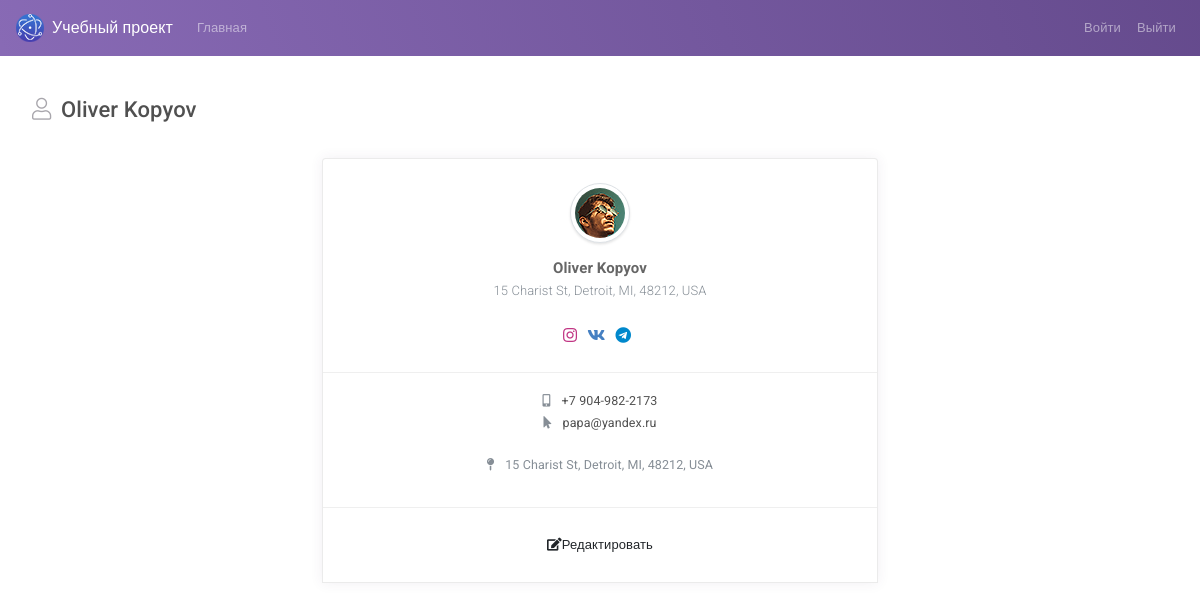
Before: /page_profile.php?user_id=2 (signed in) with the older database file.
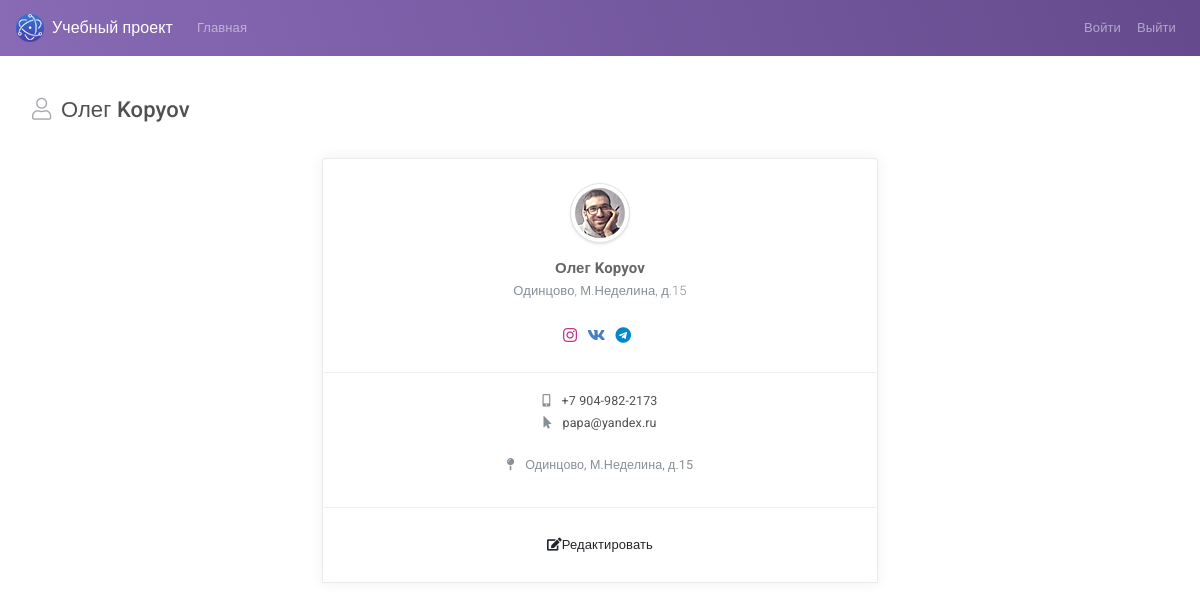
After: the same page with the newer database file.
### tables this page shows
CREATE TABLE `user_info` (
  `id` int(11) NOT NULL,
  `user_id` int(10) UNSIGNED NOT NULL,
  `name` varchar(150) DEFAULT NULL,
  `lastname` varchar(150) DEFAULT NULL,
  `edu` varchar(150) DEFAULT NULL,
  `prof` varchar(150) DEFAULT NULL,
  `phone` varchar(100) DEFAULT NULL,
  `address` varchar(250) DEFAULT NULL
);

CREATE TABLE `user_img` (
  `id` int(11) NOT NULL,
  `user_id` int(10) UNSIGNED NOT NULL,
  `filename` varchar(150) DEFAULT 'avatar-m.png'
);

CREATE TABLE `user_privacy` (
  `user_id` int(11) NOT NULL,
  `email` varchar(150) DEFAULT NULL,
  `passwrd` varchar(150) DEFAULT NULL,
  `status` varchar(50) NOT NULL DEFAULT 'Отошел',
  `role` varchar(50) NOT NULL DEFAULT 'user'
);

### function.php (called while the page is built, shortened)
<?php
  function get_user_profile($user_id) {
   $charset = 'SET NAMES utf8';
   $pdo = new PDO("mysql:host=localhost;dbname=immersion","root","root",array(PDO::MYSQL_ATTR_INIT_COMMAND => "$charset"));
  $sql = "SELECT DISTINCT `user_info`.*,`user_img`.`filename`,`user_privacy`.`passwrd`,`user_privacy`.`email`,`user_privacy`.`status`,`user_smm`.`vk`,`user_smm`.`teleg`,`user_smm`.`insta`
    FROM `user_info`
    LEFT JOIN `user_img` ON `user_info`.`user_id` = `user_img`.`user_id`
    LEFT JOIN `user_privacy` ON `user_info`.`user_id` = `user_privacy`.`user_id`
    LEFT JOIN `user_smm` ON `user_info`.`user_id` = `user_smm`.`user_id`
    WHERE `user_info`.`user_id`  = :user_id";
   $statement    = $pdo->prepare($sql);
   $statement   -> execute ([
    "user_id"    => $user_id
   ]);
   $profile_user = $statement  -> fetchAll(PDO::FETCH_ASSOC);
   return $profile_user;
  }
 function get_profile_img($user_id) {
  $charset = 'SET NAMES utf8';
  $pdo = new PDO("mysql:host=localhost;dbname=immersion","root","root",array(PDO::MYSQL_ATTR_INIT_COMMAND => "$charset"));
  $sql = "SELECT `filename` FROM `user_img` WHERE `user_id` = :user_id";
  $statement    = $pdo->prepare($sql);
  $statement   -> execute ([
    "user_id" => $user_id
  ]);
  $profile_img = $statement  -> fetch(PDO::FETCH_ASSOC);
  return $profile_img;
 }

### page_profile.php (the view, shortened to what this page needs)
<?php
  include_once './function.php';
  if(isset($_GET['user_id']))
    $user_id = $_GET['user_id'];
  $profile_user    = get_user_profile($user_id);
  $profile_img = get_profile_img($user_id);
?>
<!DOCTYPE html>
<html lang="en">
<head>
    <link id="vendorsbundle" rel="stylesheet" media="screen, print" href="css/vendors.bundle.css">
    <link id="appbundle" rel="stylesheet" media="screen, print" href="css/app.bundle.css">
    <link id="myskin" rel="stylesheet" media="screen, print" href="css/skins/skin-master.css">
    <link rel="stylesheet" media="screen, print" href="css/fa-solid.css">
    <link rel="stylesheet" media="screen, print" href="css/fa-brands.css">
    <link rel="stylesheet" media="screen, print" href="css/fa-regular.css">
</head>
    <body class="mod-bg-1 mod-nav-link">
        <nav class="navbar navbar-expand-lg navbar-dark bg-primary bg-primary-gradient">
            <a class="navbar-brand d-flex align-items-center fw-500" href="#"><img alt="logo" class="d-inline-block align-top mr-2" src="img/logo.png"> Учебный проект</a>
            <div class="collapse navbar-collapse" id="navbarColor02">
                <ul class="navbar-nav mr-auto">
                    <li class="nav-item ">
                    <a class="nav-link" href="users.php">Главная <span class="sr-only">(current)</span></a>
                    </li>
                </ul>
                <ul class="navbar-nav ml-auto">
                    <li class="nav-item">
                        <a class="nav-link" href="./login.php?clearsession=true">Войти</a>
                    </li>
                    <li class="nav-item">
                       <a class="nav-link" href="./users.php?clearsession=true">Выйти</a>
                    </li>
                </ul>
            </div>
        </nav>
        <main id="js-page-content" role="main" class="page-content mt-3">
        <?php
         foreach ($profile_user as $p_user):
        ?>
            <div class="subheader">
                <h1 class="subheader-title">
                    <i class='subheader-icon fal fa-user'></i>
                    <?php echo $p_user['name'] ." ". $p_user['lastname'];?>
                </h1>
            </div>
            <div class="row">
              <div class="col-lg-6 col-xl-6 m-auto">
                    <div class="card mb-g rounded-top">
                        <div class="row no-gutters row-grid">
                            <div class="col-12">
                                <div class="d-flex flex-column align-items-center justify-content-center p-4">
                                    <img src="img/demo/avatars/<?=$profile_img['filename']?>" class="rounded-circle shadow-2 img-thumbnail" alt="">
                                    <h5 class="mb-0 fw-700 text-center mt-3">
                                        <? echo $p_user['name'] ." ". $p_user['lastname'];?>
                                        <small class="text-muted mb-0"><?=$p_user['address']?></small>
                                    </h5>
                                    <div class="mt-4 text-center demo">
                                        <a href="javascript:void(<?=$p_user['insta']?>);" class="fs-xl" style="color:#C13584">
                                            <i class="fab fa-instagram"></i>
                                        </a>
                                        <a href="javascript:void(<?=$p_user['vk']?>);" class="fs-xl" style="color:#4680C2">
                                            <i class="fab fa-vk"></i>
                                        </a>
                                        <a href="javascript:void(<?=$p_user['teleg']?>);" class="fs-xl" style="color:#0088cc">
                                            <i class="fab fa-telegram"></i>
                                        </a>
                                    </div>
                                </div>
                            </div>
                            <div class="col-12">
                                <div class="p-3 text-center">
                                    <a href="tel:+13174562564" class="mt-1 d-block fs-sm fw-400 text-dark">
                                        <i class="fas fa-mobile-alt text-muted mr-2"></i> <?=$p_user['phone']?></a>
                                    <a href="mailto:oliver.kopyov@marlin.ru" class="mt-1 d-block fs-sm fw-400 text-dark">
                                        <i class="fas fa-mouse-pointer text-muted mr-2"></i> <?=$p_user['email']?></a>
                                    <address class="fs-sm fw-400 mt-4 text-muted">
                                        <i class="fas fa-map-pin mr-2"></i> <?=$p_user['address']?>
                                    </address>
                                </div>
                            </div>
                           <div class="col-12">
                                <div class="p-3 text-center">
                                  <a class="dropdown-item" href="edit.php?user_id=<?=$p_user['user_id']?>">
                                    <i class="fa fa-edit"></i>Редактировать</a>
                                </div>
                            </div>
                        </div>
                    </div>
               </div>
            </div>
            <?endforeach?>
        </main>
    </body>
</html>

### css/fa-solid.css (style rules this page uses)
.fa,.fas { font-family:'Font Awesome 5 Pro';font-weight:900 }

### css/fa-brands.css (style rules this page uses)
.fab { font-family:'Font Awesome 5 Brands';font-weight:400 }

Changed rows visible on the page:
changed user_info "Kopyov": name "Oliver" → "Олег"; user_img.filename: a different picture; address "15 Charist St, Detroit, MI, 48212, USA" → "Одинцово, М.Неделина, д.15"
